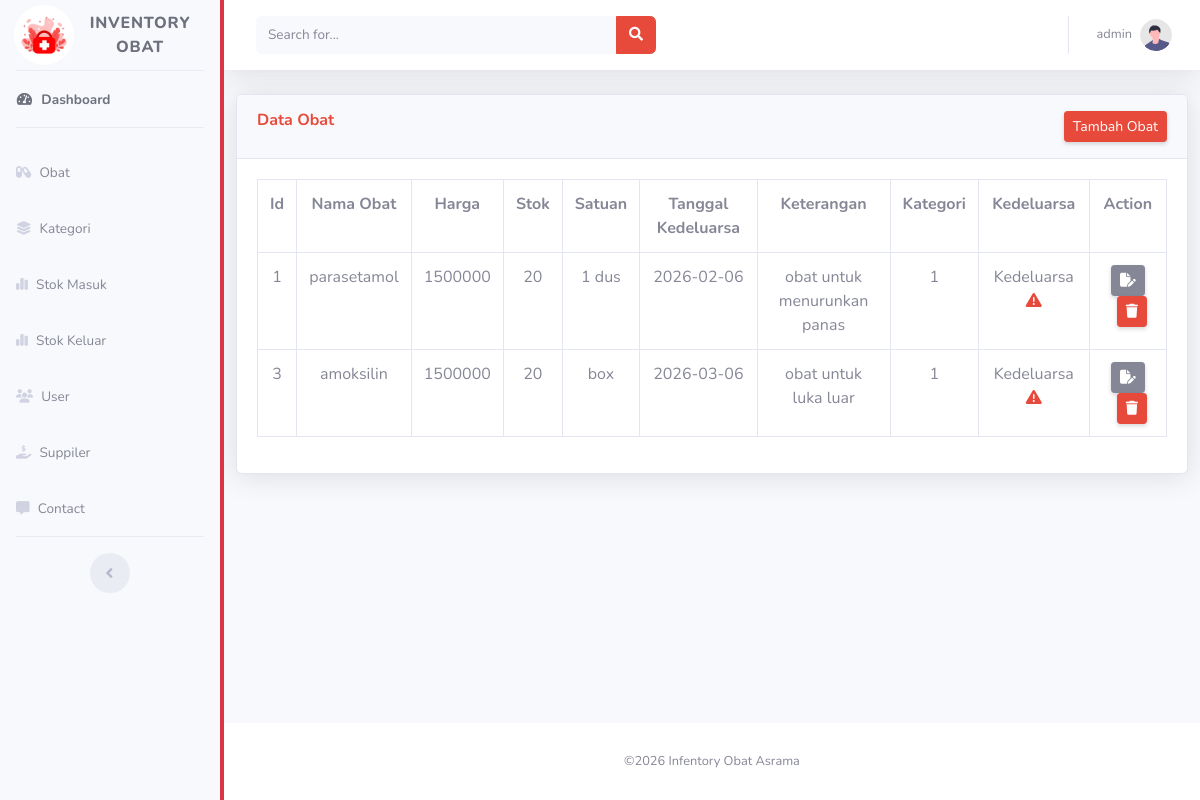
Page /index.php?page=obat (signed in) on the committed database.
### tables this page shows
CREATE TABLE `obat` (
  `id_obat` int NOT NULL,
  `nama_obat` varchar(255) DEFAULT NULL,
  `harga` decimal(10,0) DEFAULT NULL,
  `stok` int DEFAULT NULL,
  `satuan` varchar(255) DEFAULT NULL,
  `tanggal_kedeluarsa` date DEFAULT NULL,
  `keterangan` text,
  `id_kategori` int DEFAULT NULL
);

### obat.php (the view, shortened to what this page needs)
<?php
include 'koneksi.php';
$sql = mysqli_query($connect, 'SELECT * FROM obat');
?>
<!DOCTYPE html>
<html lang="en">
<head>
     <link rel="stylesheet" href="https://cdnjs.cloudflare.com/ajax/libs/font-awesome/6.5.2/css/all.min.css">
    <link href="vendor/fontawesome-free/css/all.min.css" rel="stylesheet" type="text/css">
    <link href="css/sb-admin-2.min.css" rel="stylesheet">
</head>
<body>
    <div class="card shadow mb-4 w-100">
                        <div class="card-header py-3 d-flex justify-content-between">
                            <h6 class="m-0 font-weight-bold text-danger">Data Obat</h6>
                            <?php if($_SESSION['user']['level'] == 'admin'): ?>
                            <a href="index.php?page=tambah_obat" class="d-none d-sm-inline-block btn btn-sm btn-danger shadow-sm">
                                            Tambah Obat
                                        </a>
                            <?php endif; ?>
                        </div>
                         <div class="card-body">
                            <div class="table-responsive ">
                                <table class="table table-bordered" method='GET'>
                                    <tr class="text-center">
                                        <th>Id</th>
                                        <th>Nama Obat</th>
                                        <th>Harga</th>
                                        <th>Stok</th>
                                        <th>Satuan</th>
                                        <th>Tanggal Kedeluarsa</th>
                                        <th>Keterangan</th>
                                        <th>Kategori</th>
                                        <th>Kedeluarsa</th>
                                        <?php if($_SESSION['user']['level'] == 'admin'): ?>
                                        <th>Action</th>
                                        <?php endif; ?>
                                    </tr>
                                    <?php
                                    while($t = mysqli_fetch_assoc($sql)):
                                    ?>
                                    <tr class="text-center">
                                        <td><?php echo $t['id_obat']; ?></td>
                                        <td><?php echo $t['nama_obat']; ?></td>
                                        <td><?php echo $t['harga']; ?></td>
                                        <td><?php echo $t['stok']; ?></td>
                                        <td><?php echo $t['satuan']; ?></td>
                                        <td><?php echo $t['tanggal_kedeluarsa']; ?></td>
                                        <td><?php echo $t['keterangan']; ?></td>
                                        <td><?php echo $t['id_kategori']; ?></td>
                                        <td>
                                            <?php
                                            $today = new DateTime();
                                            $tgl_kedeluarsa = new DateTime($t['tanggal_kedeluarsa']);
                                            $selisih = $today->diff($tgl_kedeluarsa)->days;
                                            if($today > $tgl_kedeluarsa){
                                                echo 'Kedeluarsa <i class="fa-solid fa-triangle-exclamation text text-danger"></i>';
                                            }elseif($selisih <= 30){
                                                echo $selisih, 'Hari <i class="fa-solid fa-circle-info text text-warning"></i>';
                                            }else{
                                                echo 'Aman <i class="fa-solid fa-circle-check text text-success"></i>';
                                            }
                                            ?>
                                        </td>
                                        <?php if($_SESSION['user']['level'] == 'admin'): ?>
                                        <td><a href="index.php?page=update_obat&id=<?= $t['id_obat']; ?>" class="d-none d-sm-inline-block btn btn-sm btn-secondary shadow-sm">
                                            <i class="fa-solid fa-file-pen"></i></a>
                                            <a href="index.php?page=hapus_obat&id=<?= $t['id_obat']; ?>" onclick="return confirm('Yakin ingin menghapus data ini?')" class="d-none d-sm-inline-block btn btn-sm btn-danger ml-2 shadow-sm">
                                            <i class="fa-solid fa-trash">
                                            </i>
                                        </a></td>
                                        <?php endif; ?>
                                    </tr>
                                    <?php
                                    endwhile;
                                    ?>
                                </table>
                            </div>
                        </div>
    </div>
</body>
</html>

### index.php (shortened to what this page needs)
<!DOCTYPE html>
<html lang="en">
<head>
     <link rel="stylesheet" href="https://cdnjs.cloudflare.com/ajax/libs/font-awesome/6.5.2/css/all.min.css">
    <link href="vendor/fontawesome-free/css/all.min.css" rel="stylesheet" type="text/css">
    <link href="css/sb-admin-2.min.css" rel="stylesheet">
    <link rel="stylesheet" href="css//costum.css">
</head>
<body id="page-top">
    <div id="wrapper">
        <ul class="navbar-nav bg-light sidebar sidebar-light border-right border-danger accordion" id="accordionSidebar" >
            <a class="sidebar-brand d-flex align-items-center justify-content-center" href="index.php">
                <div class="sidebar-brand-icon ">
                    <img src="img/logo.jpg" alt="logo toko" width="60px" class="rounded-circle">
                </div>
                <div class="sidebar-brand-text mx-3">Inventory Obat</div>
            </a>
            <hr class="sidebar-divider my-0">
            <li class="nav-item active" id="nav-item" onclick="navbar()">
                <a class="nav-link" href="index.php?page=dashboard">
                    <i class="fas fa-fw fa-tachometer-alt"></i>
                    <span>Dashboard</span></a>
            </li>
            <hr class="sidebar-divider d-none d-md-block">
             <li class="nav-item" >
                <a class="nav-link collapsed" href="index.php?page=obat"
                    aria-expanded="true" aria-controls="collapseTwo">
                    <i class="fa-solid fa-capsules"></i>
                    <span>Obat</span>
                </a>
            </li>
            <li class="nav-item">
                <a class="nav-link collapsed" href="index.php?page=kategori"
                    aria-expanded="true" aria-controls="collapseTwo">
                    <i class="fa-solid fa-layer-group"></i>
                    <span>Kategori</span>
                </a>
            </li>
            <?php if(isset($_SESSION['user']['level']) && in_array($_SESSION['user']['level'], ['admin', 'petugas'])) : ?>
            <li class="nav-item">
                <a class="nav-link collapsed" href="index.php?page=stok_masuk"
                    aria-expanded="true" aria-controls="collapseTwo">
                    <i class="fa-solid fa-chart-simple"></i>
                    <span>Stok Masuk</span>
                </a>
            </li>
            <li class="nav-item">
                <a class="nav-link collapsed" href="index.php?page=stok_keluar"
                    aria-expanded="true" aria-controls="collapseTwo">
                    <i class="fa-solid fa-chart-simple"></i>
                    <span>Stok Keluar</span>
                </a>
            </li>
            <?php endif; ?>
            <?php if($_SESSION['user']['level'] == 'admin'): ?>
            <li class="nav-item">
                <a class="nav-link collapsed" href="index.php?page=user"
                    aria-expanded="true" aria-controls="collapseTwo">
                    <i class="fa-solid fa-users"></i>
                    <span>User</span>
                </a>
            </li>
            <li class="nav-item">
                <a class="nav-link collapsed" href="index.php?page=suppiler"
                    aria-expanded="true" aria-controls="collapseTwo">
                    <i class="fa-solid fa-hand-holding-dollar"></i>
                    <span>Suppiler</span>
                </a>
            </li>
            <?php endif; ?>
            <li class="nav-item">
                <a class="nav-link collapsed" href="index.php?page=contact"
                    aria-expanded="true" aria-controls="collapseTwo">
                    <i class="fa-solid fa-message"></i>
                    <span>Contact</span>
                </a>
            </li>
            <hr class="sidebar-divider d-none d-md-block">
            <div class="text-center d-none d-md-inline">
                <button class="rounded-circle border-0" id="sidebarToggle"></button>
            </div>
        </ul>
        <div id="content-wrapper" class="d-flex flex-column">
            <div id="content">
                <nav class="navbar navbar-expand navbar-light bg-white topbar mb-4 static-top shadow">
                    <form
                        class="d-none d-sm-inline-block form-inline mr-auto ml-md-3 my-2 my-md-0 mw-100 navbar-search">
                        <div class="input-group">
                            <input type="text" class="form-control bg-light border-0 small" placeholder="Search for..."
                                aria-label="Search" aria-describedby="basic-addon2">
                            <div class="input-group-append">
                                <button class="btn btn-danger" type="button">
                                    <i class="fas fa-search fa-sm"></i>
                                </button>
                            </div>
                        </div>
                    </form>
                    <ul class="navbar-nav ml-auto">
                        <li class="nav-item dropdown no-arrow">
                            <a class="nav-link dropdown-toggle" href="#" id="userDropdown" role="button"
                                data-toggle="dropdown" aria-haspopup="true" aria-expanded="false">
                                <span class="mr-2 d-none d-lg-inline text-gray-600 small"><?= $_SESSION['user']['username']; ?></span>
                                <img class="img-profile rounded-circle"
                                    src="img/undraw_profile.svg">
                            </a>
                        </li>
                    </ul>
                </nav>
                <div class="container-fluid">
                    <div class="row">
                        <?php
                        $page = isset($_GET['page']) ? $_GET['page'] : 'dashboard';
                        if(file_exists($page . '.php')){
                            include $page . '.php';
                        }else{
                            include '404.php';
                        }
                        ?>
                    </div>
                </div>
            </div>
            <footer class="sticky-footer bg-white">
                <div class="container my-auto">
                    <div class="copyright text-center my-auto">
                        <span>&copy;2026 Infentory Obat Asrama</span>
                    </div>
                </div>
            </footer>
        </div>
    </div>
</body>
</html>

### css/costum.css (style rules this page uses)
#accordionSidebar { border-right: 4px solid #dc3545 !important; }

### rows in the picture
obat: id_obat "1", nama_obat "parasetamol", harga "1500000", stok "20", satuan "1 dus", tanggal_kedeluarsa "2026-02-06", keterangan "obat untuk menurunkan panas", id_kategori "1", shows "Kedeluarsa"
obat: id_obat "3", nama_obat "amoksilin", harga "1500000", stok "20", satuan "box", tanggal_kedeluarsa "2026-03-06", keterangan "obat untuk luka luar", id_kategori "1", shows "Kedeluarsa"

### other values in the picture
$_SESSION['user']['username'] "admin"
